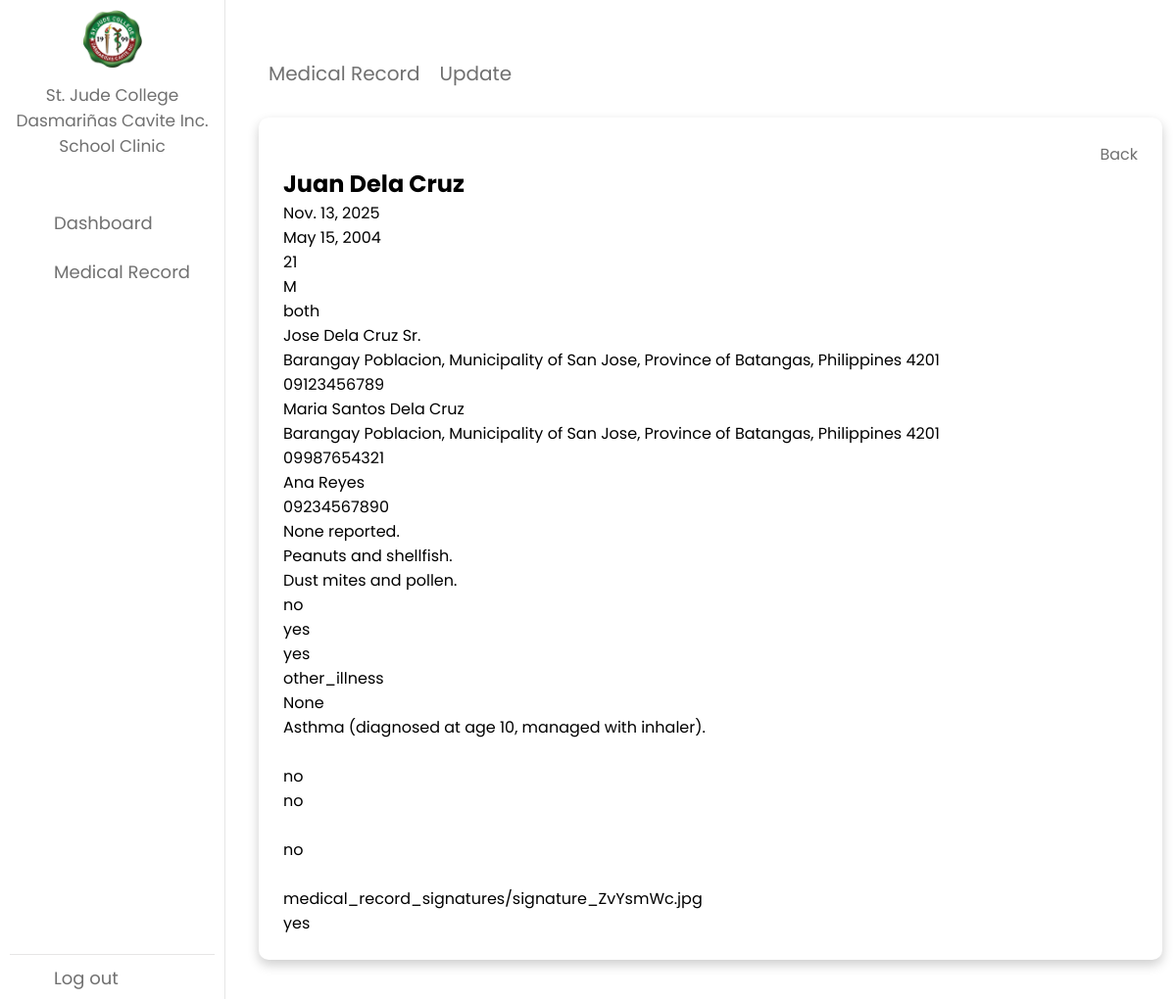
Screenshot of /medicalrecords/7/ with the database file from the repository.
### app/models.py (models this page shows, shortened)
class MedicalRecord(models.Model):
    SEX_CHOICES = [
        ("M", "Male"),
        ("F", "Female"),
    ]
    RESIDENCE_CHOICES = [
        ("both", "Both Parents"),
        ("father", "Father"),
        ("mother", "Mother"),
        ("guardian", "Guardian"),
    ]
    ILLNESS_CHOICES = [
        ("none", "None"),
        ("diabetes", "Diabetes"),
        ("meningitis", "Meningitis"),
        ("tuberculosis", "Tuberculosis"),
        ("pneumonia", "Pneumonia"),
        ("heart_disorder", "Heart Disorder"),
        ("urinary_disorder", "Urinary Disorder"),
        ("epilepsy", "Epilepsy"),
        ("scoliosis", "Scoliosis"),
        ("psoriasis", "Psoriasis"),
        ("vitiligo", "Vitiligo"),
        ("atopic_dermatitis", "Atopic Dermatitis"),
        ("impetigo", "Impetigo"),
        ("other_illness", "Other Illness"),
    ]
    user = models.ForeignKey(settings.AUTH_USER_MODEL, on_delete=models.CASCADE)
    date_recorded = models.DateField(default=datetime.date.today)
    birth_date = models.DateField(blank=False, null=True)
    age = models.PositiveBigIntegerField(null=True, blank=False)
    sex = models.CharField(max_length=1, choices=SEX_CHOICES, default="M")
    residence = models.CharField(
        max_length=100, choices=RESIDENCE_CHOICES, default="both"
    )
    fathers_name = models.CharField(max_length=100, default="")
    fathers_home_address = models.TextField(default="")
    fathers_contact_number = models.CharField(max_length=15, default="")
    mothers_name = models.CharField(max_length=100, default="")
    mothers_home_address = models.TextField(default="")
    mothers_contact_number = models.CharField(max_length=15, default="")
    primarycontact_name = models.CharField(max_length=100, default="")
    primarycontact_number = models.CharField(max_length=15, default="")
    medication_allergies = models.TextField(blank=True)
    food_allergies = models.TextField(blank=True)
    other_allergies = models.TextField(blank=True)
    severeallergic_reaction = models.CharField(
        max_length=3, choices=[("yes", "Yes"), ("no", "No")], blank=True, null=True
    )
    asthma_history = models.CharField(
        max_length=3, choices=[("yes", "Yes"), ("no", "No")], blank=True, null=True
    )
    carries_inhaler = models.CharField(
        max_length=3, choices=[("yes", "Yes"), ("no", "No")], blank=True, null=True
    )
    illness = models.CharField(max_length=100, choices=ILLNESS_CHOICES, default="none")
    illness_age = models.PositiveIntegerField(null=True, blank=True)
    other_illness = models.TextField(blank=True, null=True)
    hospitalization_details = models.TextField(blank=True, null=True)
    wears_eyeglasses_or_contacts = models.CharField(
        max_length=3, choices=[("yes", "Yes"), ("no", "No")], blank=True, null=True
    )
    eye_vision_problem = models.CharField(
        max_length=3, choices=[("yes", "Yes"), ("no", "No")], blank=True, null=True
    )
    eye_vision_description = models.TextField(blank=True, null=True)
    hearing_problems = models.CharField(
        max_length=3, choices=[("yes", "Yes"), ("no", "No")], blank=True, null=True
    )
    hearing_description = models.TextField(blank=True, null=True)
    permission = models.CharField(
        max_length=3, choices=[("yes", "Yes"), ("no", "No")], blank=True, null=True
    )
    exception = models.TextField(blank=True, null=True)
    signature = models.ImageField(
        upload_to="medical_record_signatures/", blank=True, null=True
    )
    verification = models.CharField(
        max_length=3, choices=[("yes", "Yes")], blank=True, null=True
    )

### accounts/models.py (models this page shows, shortened)
class CustomUser(AbstractUser):
    USER_TYPE_CHOICES = (
        ("student", "Student"),
        ("employee", "Employee"),
        ("admin", "Admin"),
    )
    DEPARTMENT_CHOICES = (
        ("BED", "Basic Education Department"),
        ("BSN", "Bachelor of Science in Nursing"),
        ("BSCS", "Bachelor of Science in Computer Science"),
        ("BSA", "Bachelor of Science in Accountancy"),
        (
            "BSBA",
            "Bachelor of Science in Business Administration Major in Operational Management",
        ),
        ("BSP", "Bachelor of Science in Psychology"),
        ("BSRT", "Bachelor of Science in Radiologic Technology"),
        ("BSHM", "Bachelor of Science in Hospitality Management"),
        ("BEEd", "Bachelor of Science in Elementary Education"),
        (
            "BSEd-Filipino",
            "Bachelor of Science in Secondary Education Major in Filipino",
        ),
        ("BSEd-English", "Bachelor of Science in Secondary Education Major in English"),
        ("College", "College Department"),
        ("Accounting", "Accounting Department"),
        ("Office", "Office of the President and CEO, COO"),
        ("Compliance", "Compliance Department"),
        ("HumanResource", "Human Resource Department"),
        ("HealthServices", "Health Services Department"),
        ("ICT", "ICT Department"),
        ("Guidance", "Guidance Department"),
        ("Marketing", "Marketing Department"),
        ("Procurement", "Procurement Department"),
        ("Housekeeping", "Housekeeping Department"),
        ("Security", "Security Department"),
    )
    LEVEL_CHOICES = (
        ("1", "Grade 1"),
        ("2", "Grade 2"),
        ("3", "Grade 3"),
        ("4", "Grade 4"),
        ("5", "Grade 5"),
        ("6", "Grade 6"),
        ("7", "Grade 7"),
        ("8", "Grade 8"),
        ("9", "Grade 9"),
        ("10", "Grade 10"),
        ("11", "Grade 11"),
        ("12", "Grade 12"),
        ("first_year", "1st Year"),
        ("second_year", "2nd Year"),
        ("third_year", "3rd Year"),
        ("fourth_year", "4th Year"),
    )
    user_type = models.CharField(
        max_length=10, choices=USER_TYPE_CHOICES, default="student"
    )
    uid = models.CharField(max_length=32, unique=True, null=True, blank=True)
    student_number = models.CharField(max_length=32, null=True, blank=True)
    first_name = models.CharField(max_length=30)
    last_name = models.CharField(max_length=30)
    department = models.CharField(
        max_length=100, choices=DEPARTMENT_CHOICES, blank=True
    )
    level = models.CharField(max_length=100, choices=LEVEL_CHOICES, blank=True)

### app/views.py (the view)
# urls.py: path('medicalrecords/<int:pk>/', MedicalRecordDetailView.as_view(), name='medicalrecords_detail'),
class MedicalRecordDetailView(DetailView):
    model = MedicalRecord
    context_object_name = "medicalrecord"
    template_name = "app/medicalrecord_detail.html"

### app/templates/app/medicalrecord_detail.html (shortened to what this page needs)
{% extends 'app/base.html' %}
{% block content %}
    <div class="dash-content">
        <div class="overview">
            <div class="title">
                <a href="{% url 'medicalrecords' %}"><span class="text">Medical Record</span></a>
                <span class="text">Update</span>
            </div>
            <div class="table_box">
                <div class="back">
                    <a href="{% url 'medicalrecords' %}">Back </a>
                </div>
                <div class="table_container">
                    <ul class="">
                        <li>
                            <h1>{{ medicalrecord.user.first_name }} {{ medicalrecord.user.last_name }}</h1>
                        </li>
                        <li>
                            <span>{{ medicalrecord.date_recorded }}</span>
                        </li>
                        <li>
                            <span>{{ medicalrecord.birth_date }}</span>
                        </li>
                        <li>
                            <span>{{ medicalrecord.age }}</span>
                        </li>
                        <li>
                            <span>{{ medicalrecord.sex }}</span>
                        </li>
                        <li>
                            <span>{{ medicalrecord.residence }}</span>
                        </li>
                        <li>
                            <span>{{ medicalrecord.fathers_name }}</span>
                        </li>
                        <li>
                            <span>{{ medicalrecord.fathers_home_address }}</span>
                        </li>
                        <li>
                            <span>{{ medicalrecord.fathers_contact_number }}</span>
                        </li>
                        <li>
                            <span>{{ medicalrecord.mothers_name }}</span>
                        </li>
                        <li>
                            <span>{{ medicalrecord.mothers_home_address }}</span>
                        </li>
                        <li>
                            <span>{{ medicalrecord.mothers_contact_number }}</span>
                        </li>
                        <li>
                            <span>{{ medicalrecord.primarycontact_name }}</span>
                        </li>
                        <li>
                            <span>{{ medicalrecord.primarycontact_number }}</span>
                        </li>
                        <li>
                            <span>{{ medicalrecord.medication_allergies }}</span>
                        </li>
                        <li>
                            <span>{{ medicalrecord.food_allergies }}</span>
                        </li>
                        <li>
                            <span>{{ medicalrecord.other_allergies }}</span>
                        </li>
                        <li>
                            <span>{{ medicalrecord.severeallergic_reaction }}</span>
                        </li>
                        <li>
                            <span>{{ medicalrecord.asthma_history }}</span>
                        </li>
                        <li>
                            <span>{{ medicalrecord.carries_inhaler }}</span>
                        </li>
                        <li>
                            <span>{{ medicalrecord.illness }}</span>
                        </li>
                        <li>
                            <span>{{ medicalrecord.illness_age }}</span>
                        </li>
                        <li>
                            <span>{{ medicalrecord.other_illness }}</span>
                        </li>
                        <li>
                        </li>
                        <li>
                            <span>{{ medicalrecord.wears_eyeglasses_or_contacts }}</span>
                        </li>
                        <li>
                            <span>{{ medicalrecord.eye_vision_problem }}</span>
                        </li>
                        <li>
                        </li>
                        <li>
                            <span>{{ medicalrecord.hearing_problems }}</span>
                        </li>
                        <li>
                        </li>
                        <li>
                            <span>{{ medicalrecord.signature }}</span>
                        </li>
                        <li>
                            <span>{{ medicalrecord.verification }}</span>
                        </li>
                    </ul>
                </div>
            </div>
        </div>
    </div>
{% endblock %}

### static/css/base.css (style rules this page uses)
:root { --primary-color: #1a5334; --panel-color: #fff; --text-color: #000; --text2-color: #fff; --text3-color: #706f6d; --black-light-color: #707070; --border-color: #e6e5e5; --toggle-color: #ddd; --hover-color: #eceff2; --table-row-hover: #f1f1f1; --box1-color: #27804f; --box2-color: #27804f; --box3-color: #16462b; --arrow-width: 10px; --arrow-stroke: 2px; --tran-05: all 0.5s ease; --tran-03: all 0.3s ease; --tran-02: all 0.2s ease; }
* { margin: 0; padding: 0; box-sizing: border-box; font-family: 'Poppins', sans-serif; }
body { min-height: 100vh; }
::placeholder { color: #222; }
.dashboard .dash-content { padding-top: 50px; }
.dash-content .title .text { font-size: 20px; color: var(--black-light-color); margin-left: 10px; }
.table_box { background-color: #ffffff; min-height: 65vh; padding: 25px; border-radius: 10px; box-shadow: 0 5px 12px rgba(0, 0, 0, 0.2); margin-bottom: 30px; }
.table_container { width: 100%; min-height: 65vh; overflow-x: auto; margin: 0; border-radius: 10px; }
::placeholder { color: var(--black-light-color); opacity: 1; }

### rows the page displays
MedicalRecord: user.first_name "Juan", user.last_name "Dela Cruz", date_recorded "Nov. 13, 2025", birth_date "May 15, 2004", age "21", sex "M", residence "both", fathers_name "Jose Dela Cruz Sr.", fathers_home_address "Barangay Poblacion, Municipality of San Jose, Province of Batangas, Philippines 4201", fathers_contact_number "09123456789", mothers_name "Maria Santos Dela Cruz", mothers_home_address "Barangay Poblacion, Municipality of San Jose, Province of Batangas, Philippines 4201", mothers_contact_number "09987654321", primarycontact_name "Ana Reyes", primarycontact_number "09234567890", medication_allergies "None reported.", food_allergies "Peanuts and shellfish.", other_allergies "Dust mites and pollen.", severeallergic_reaction "no", asthma_history "yes", carries_inhaler "yes", illness "other_illness", illness_age "None", other_illness "Asthma (diagnosed at age 10, managed with inhaler).", wears_eyeglasses_or_contacts "no", eye_vision_problem "no", hearing_problems "no", signature "medical_record_signatures/signature_ZvYsmWc.jpg", verification "yes"
